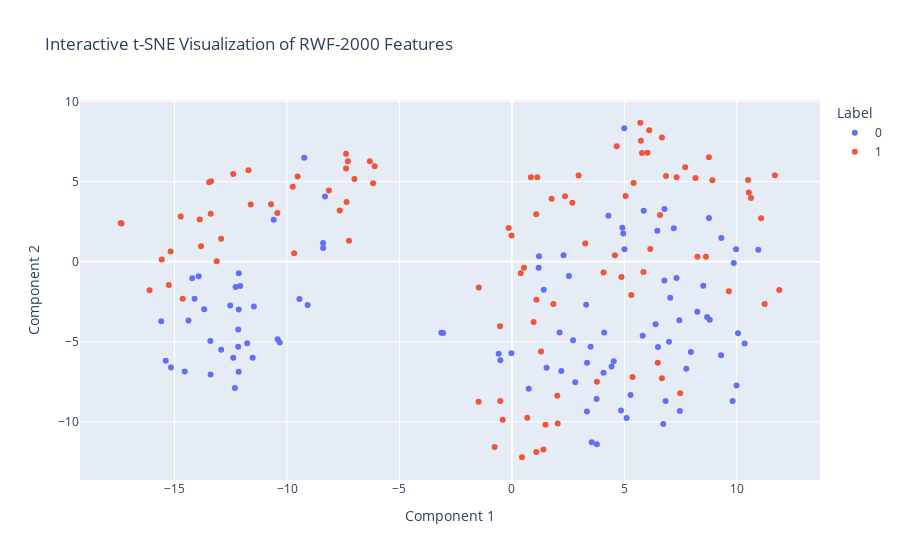

Here is the notebook cell this chart was saved with:
### Code cell
# Train dir with t-SNE 
viz_dim_red(train_path, method='t-SNE', save_fig=True, filename='train_TSNE')

### Figure 1 — Plotly figure (JSON) as saved in the notebook; plotly's stock layout.template omitted (floating-point values rounded to 4 significant figures)
{"data": [{"hovertemplate": "<b>%{hovertext}</b><br><br>color=0<br>x=%{x}<br>y=%{y}<extra></extra>", "hovertext": ["Fight_1.npy", "Fight_10.npy", "Fight_100.npy", "Fight_101.npy", "Fight_102.npy", "Fight_103.npy", "Fight_104.npy", "Fight_105.npy", "Fight_106.npy", "Fight_107.npy", "Fight_108.npy", "Fight_109.npy", "Fight_11.npy", "Fight_110.npy", "Fight_111.npy", "Fight_112.npy", "Fight_113.npy", "Fight_114.npy", "Fight_115.npy", "Fight_116.npy", "Fight_117.npy", "Fight_118.npy", "Fight_119.npy", "Fight_12.npy", "Fight_120.npy", "Fight_121.npy", "Fight_122.npy", "Fight_123.npy", "Fight_124.npy", "Fight_125.npy", "Fight_126.npy", "Fight_127.npy", "Fight_128.npy", "Fight_129.npy", "Fight_13.npy", "Fight_130.npy", "Fight_131.npy", "Fight_132.npy", "Fight_133.npy", "Fight_134.npy", "Fight_135.npy", "Fight_136.npy", "Fight_137.npy", "Fight_138.npy", "Fight_139.npy", "Fight_14.npy", "Fight_140.npy", "Fight_141.npy", "Fight_142.npy", "Fight_143.npy", "Fight_144.npy", "Fight_145.npy", "Fight_146.npy", "Fight_147.npy", "Fight_148.npy", "Fight_149.npy", "Fight_15.npy", "Fight_150.npy", "Fight_151.npy", "Fight_152.npy", "Fight_153.npy", "Fight_154.npy", "Fight_155.npy", "Fight_156.npy", "Fight_157.npy", "Fight_158.npy", "Fight_159.npy", "Fight_16.npy", "Fight_160.npy", "Fight_161.npy", "Fight_162.npy", "Fight_163.npy", "Fight_164.npy", "Fight_165.npy", "Fight_166.npy", "Fight_167.npy", "Fight_168.npy", "Fight_169.npy", "Fight_17.npy", "Fight_170.npy", "Fight_171.npy", "Fight_172.npy", "Fight_173.npy", "Fight_174.npy", "Fight_175.npy", "Fight_176.npy", "Fight_177.npy", "Fight_178.npy", "Fight_179.npy", "Fight_18.npy", "Fight_180.npy", "Fight_181.npy", "Fight_182.npy", "Fight_183.npy", "Fight_184.npy", "Fight_185.npy", "Fight_186.npy", "Fight_187.npy", "Fight_188.npy", "Fight_189.npy"], "legendgroup": "0", "marker": {"color": "#636efa", "symbol": "circle"}, "mode": "markers", "name": "0", "orientation": "v", "showlegend": true, "type": "scatter", "x": [7.758, -3.138, 9.817, 5.816, 6.391, -12.15, -12.93, -11.77, -12.17, 3.779, -12.39, -12.15, -12.17, 3.556, -9.236, -10.59, 9.869, 9.99, 6.735, -15.16, -14.55, -15.39, -13.4, -8.394, 6.838, -13.93, 0.7506, 9.318, 7.044, 3.338, -12.29, 3.502, 5.28, -12.08, -0.587, 3.767, -8.312, 6.782, 1.209, 7.321, 1.192, -9.083, 4.953, 5.011, 4.997, -0.02182, -12.32, 10.06, 1.544, 9.304, 7.447, 8.799, 7.962, 10.35, 8.247, 8.765, 2.122, -13.69, 10.96, -10.42, 8.682, 8.513, -11.53, 6.497, -9.449, 4.105, 6.988, 2.723, -15.59, -13.41, 3.304, 9.97, -14.22, 7.469, 5.102, -14.11, 2.818, 4.074, -3.057, 4.855, 3.345, -12.53, 2.197, -11.47, -14.38, -12.15, 4.531, 4.435, 4.914, -0.511, -10.32, 6.784, -8.397, 4.291, 2.538, 5.862, 7.201, 6.468, 1.421, 2.298], "xaxis": "x", "y": [-6.682, -4.433, -8.699, -4.616, -3.909, -6.869, -5.487, -5.092, -5.302, -11.4, -5.989, -0.7228, -4.225, -11.27, 6.498, 2.615, -0.07964, -7.725, -10.12, -6.607, -6.855, -6.179, -7.041, 0.859, -8.686, -0.9115, -7.935, 1.487, -2.245, -9.346, -1.581, -5.302, -8.317, -1.518, -5.746, -8.564, 4.078, -1.164, 0.3444, -1.013, -0.3827, -2.706, 1.77, 0.7794, 8.334, -5.714, -7.881, -4.468, -6.615, -5.844, -3.649, -3.629, -5.629, -5.108, -3.123, 2.738, -4.418, -2.969, 0.745, -4.831, -3.448, -1.497, -5.993, -5.32, -2.327, -4.423, -4.996, -4.899, -3.716, -4.944, -2.683, 0.7837, -1.023, -9.318, -9.76, -2.311, -7.53, -6.932, -4.45, -9.291, -6.313, -2.734, -6.817, -2.789, -3.673, -2.98, -6.217, -6.532, 2.124, -6.149, -5.04, 3.298, 1.171, 2.866, -0.8837, 3.176, 2.084, 1.932, -1.748, 0.3994], "yaxis": "y"}, {"hovertemplate": "<b>%{hovertext}</b><br><br>color=1<br>x=%{x}<br>y=%{y}<extra></extra>", "hovertext": ["No_Fight_1.npy", "No_Fight_10.npy", "No_Fight_100.npy", "No_Fight_101.npy", "No_Fight_102.npy", "No_Fight_103.npy", "No_Fight_104.npy", "No_Fight_105.npy", "No_Fight_106.npy", "No_Fight_107.npy", "No_Fight_108.npy", "No_Fight_109.npy", "No_Fight_11.npy", "No_Fight_110.npy", "No_Fight_111.npy", "No_Fight_112.npy", "No_Fight_113.npy", "No_Fight_114.npy", "No_Fight_115.npy", "No_Fight_116.npy", "No_Fight_117.npy", "No_Fight_118.npy", "No_Fight_119.npy", "No_Fight_12.npy", "No_Fight_120.npy", "No_Fight_121.npy", "No_Fight_122.npy", "No_Fight_123.npy", "No_Fight_124.npy", "No_Fight_125.npy", "No_Fight_126.npy", "No_Fight_127.npy", "No_Fight_128.npy", "No_Fight_129.npy", "No_Fight_13.npy", "No_Fight_130.npy", "No_Fight_131.npy", "No_Fight_132.npy", "No_Fight_133.npy", "No_Fight_134.npy", "No_Fight_135.npy", "No_Fight_136.npy", "No_Fight_137.npy", "No_Fight_138.npy", "No_Fight_139.npy", "No_Fight_14.npy", "No_Fight_140.npy", "No_Fight_141.npy", "No_Fight_142.npy", "No_Fight_143.npy", "No_Fight_144.npy", "No_Fight_145.npy", "No_Fight_146.npy", "No_Fight_147.npy", "No_Fight_148.npy", "No_Fight_149.npy", "No_Fight_15.npy", "No_Fight_150.npy", "No_Fight_151.npy", "No_Fight_152.npy", "No_Fight_153.npy", "No_Fight_154.npy", "No_Fight_155.npy", "No_Fight_156.npy", "No_Fight_157.npy", "No_Fight_158.npy", "No_Fight_159.npy", "No_Fight_16.npy", "No_Fight_160.npy", "No_Fight_161.npy", "No_Fight_162.npy", "No_Fight_163.npy", "No_Fight_164.npy", "No_Fight_165.npy", "No_Fight_166.npy", "No_Fight_167.npy", "No_Fight_168.npy", "No_Fight_169.npy", "No_Fight_17.npy", "No_Fight_170.npy", "No_Fight_171.npy", "No_Fight_172.npy", "No_Fight_173.npy", "No_Fight_174.npy", "No_Fight_175.npy", "No_Fight_176.npy", "No_Fight_177.npy", "No_Fight_178.npy", "No_Fight_179.npy", "No_Fight_18.npy", "No_Fight_180.npy", "No_Fight_181.npy", "No_Fight_182.npy", "No_Fight_183.npy", "No_Fight_184.npy", "No_Fight_185.npy", "No_Fight_186.npy", "No_Fight_187.npy", "No_Fight_188.npy", "No_Fight_189.npy"], "legendgroup": "1", "marker": {"color": "#EF553B", "symbol": "circle"}, "mode": "markers", "name": "1", "orientation": "v", "showlegend": true, "type": "scatter", "x": [0.6827, 7.325, -1.483, 1.406, -17.4, 1.495, 1.084, 0.4486, -6.102, 6.671, 10.51, -0.5264, -14.64, 11.08, 10.54, -13.83, -13.46, -13.38, -14.73, -13.88, -13.39, -0.01362, 5.412, -15.57, -12.93, -7.294, -7.375, -6.316, -7.003, -0.4081, 2.69, -17.36, 5.366, 8.764, 5.713, -7.246, 8.165, -13.13, 10.63, -0.1425, -7.374, -0.5137, 7.707, -16.12, 6.854, -15.18, 2.967, -7.35, 0.3953, -1.47, 5.786, -7.658, 2.364, -10.43, 6.587, 1.296, -11.72, 7.483, 3.262, 6.108, 5.057, 11.7, -10.71, 1.083, -0.7675, 5.849, -9.529, 2.039, 5.738, 3.782, -9.746, 4.873, 8.92, -8.136, 0.8459, 2.02, 1.094, 8.632, 9.649, -15.26, -9.684, 4.076, 11.89, 1.764, -12.39, 0.9666, 5.31, 6.673, 6.487, 8.253, -6.173, 6.155, 11.24, 0.5369, 4.663, 1.129, 4.58, -11.61, 6.032, 1.847], "xaxis": "x", "y": [-9.739, 5.272, -8.735, -11.71, 2.414, -10.18, -11.88, -12.21, 5.958, -7.277, 5.104, -4.03, -2.316, 2.717, 4.322, 0.9624, 4.958, 5.024, 2.83, 2.64, 2.999, 1.638, 4.923, 0.1419, 1.441, 6.275, 6.735, 6.271, 5.168, -9.862, 3.689, 2.385, -7.197, 6.519, 8.677, 1.318, 5.224, 0.02308, 3.981, 2.11, 5.824, -8.686, 5.897, -1.785, 5.359, 0.6404, 5.386, 3.722, -0.7249, -1.61, 6.794, 3.196, 4.088, 3.047, 2.918, -5.596, 5.708, -8.202, 1.132, 8.211, 4.112, 5.393, 3.583, 2.97, -11.57, -0.6373, 5.321, -10.09, 7.554, -7.487, 4.678, -0.9557, 5.087, 4.45, 5.269, -8.36, -2.372, 0.3159, -1.846, -1.46, 0.5348, -0.6647, -1.763, 3.933, 5.484, -3.761, -2.084, 7.75, -6.312, 0.3125, 4.907, 0.801, -2.632, -0.3806, 7.213, 5.272, 0.4089, 3.581, 6.808, -2.634], "yaxis": "y"}], "layout": {"hoverlabel": {"bgcolor": "white", "font": {"family": "Rockwell", "size": 16}}, "legend": {"title": {"text": "Label"}, "tracegroupgap": 0}, "title": {"text": "Interactive t-SNE Visualization of RWF-2000 Features"}, "xaxis": {"anchor": "y", "domain": [0, 1], "title": {"text": "Component 1"}}, "yaxis": {"anchor": "x", "domain": [0, 1], "title": {"text": "Component 2"}}}}
